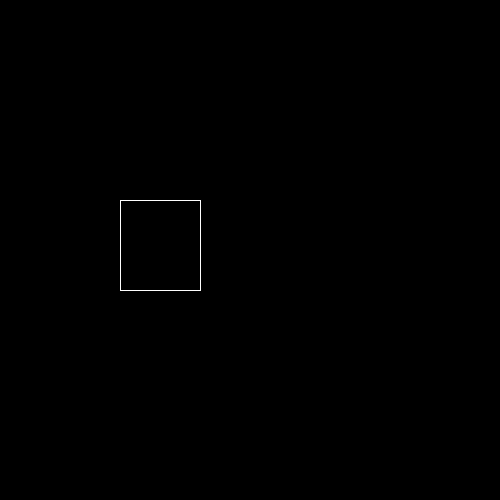
Frame 1 (no input)
Frame 60 (the mouse pressed at the canvas centre just before this capture): identical to frame 1, image omitted
Frame 120 (the mouse held since frame 60 and released just before this capture): identical to frame 1, image omitted

The Processing sketch that drew this single still picture (run headless with seeded random() and noise(); from frame 60 on, the mouse is pressed at the canvas centre):

// Processing sketch: H09_OPD_4
// ── H09_OPD_4.pde


void setup(){
  size(500,500);
 
}

void draw(){
  
 background(0,0,0);
  stroke(255,255,255);
  vierkant(120,200,80,90);
 
}

void vierkant( int x, int y, int w, int h){
  //top line
  line(x,y,x+w,y);
  //bottom line
  line(x,y+h,x+w,y+h);
  //left line
  line(x,y,x,y+h);
  //right line
  line(x+w,y,x+w,y+h);


}
